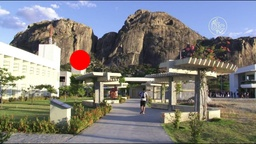
#> input picture lab05/maxresdefault_with_red_ball.jpg, 256 x 144 px, shrunk from 1280 x 720 before the run
$ python atividade_05_2.py   (older library calls are emulated)
#> lines starting #> are read from the running program, lines starting #| are printed output that depends on the picture; after the words box and inside, x2 and y2 are one past the last pixel; in counts of white or black regions, pixels touching at a corner belong together
#> further down, imagem is the input picture: shape (144, 256, 3); mean B, G, R 124.7, 127, 128.3
import cv2
import numpy as np
import matplotlib.pyplot as plt

# Função para calcular a energia da imagem usando gradientes do OpenCV
def calcular_energia(img, mascara):
    imagem_cinza = cv2.cvtColor(img, cv2.COLOR_BGR2GRAY)
    grad_x = cv2.Sobel(imagem_cinza, cv2.CV_64F, 1, 0, ksize=3)
    grad_y = cv2.Sobel(imagem_cinza, cv2.CV_64F, 0, 1, ksize=3)
    energia = np.sqrt(grad_x**2 + grad_y**2)
    energia[mascara == 255] -= 1000
    return energia

# Função para criar uma máscara para o objeto a ser removido
def criar_mascara(img, cor_baixa, cor_alta):
    img_hsv = cv2.cvtColor(img, cv2.COLOR_BGR2HSV)
#> img_hsv: shape (144, 256, 3); mean H, S, V 60.6, 67.7, 146.2
    mascara = cv2.inRange(img_hsv, cor_baixa, cor_alta)
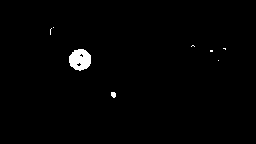
#> mascara: shape (144, 256); 1.1% white; 8 white regions (6 under 20 px), largest, box (x1, y1, x2, y2) and area: (69, 49, 91, 71) 364, (111, 92, 116, 98) 25
    return mascara

# Função para encontrar a costura com menor energia
def encontrar_costura(energia):
    linhas, colunas = energia.shape
    M = energia.copy()
    caminho = np.zeros_like(M, dtype=int)

    for i in range(1, linhas):
        for j in range(colunas):
            if j == 0:
                idx = np.argmin(M[i-1, j:j+2])
                caminho[i, j] = idx + j
                min_energia = M[i-1, idx + j]
            elif j == colunas - 1:
                idx = np.argmin(M[i-1, j-1:j+1])
                caminho[i, j] = idx + j - 1
                min_energia = M[i-1, idx + j - 1]
            else:
                idx = np.argmin(M[i-1, j-1:j+2])
                caminho[i, j] = idx + j - 1
                min_energia = M[i-1, idx + j - 1]
            M[i, j] += min_energia

    return M, caminho

# Função para remover a costura da imagem e da máscara
def remover_costura(img, caminho, mascara=None):
    linhas, colunas, _ = img.shape
    saida = np.zeros((linhas, colunas - 1, 3), dtype=img.dtype)
    nova_mascara = np.zeros((linhas, colunas - 1), dtype=mascara.dtype) if mascara is not None else None
    j = np.argmin(caminho[-1])

    for i in reversed(range(linhas)):
        saida[i, :, 0] = np.delete(img[i, :, 0], [j])
        saida[i, :, 1] = np.delete(img[i, :, 1], [j])
        saida[i, :, 2] = np.delete(img[i, :, 2], [j])
        if mascara is not None:
            nova_mascara[i, :] = np.delete(mascara[i, :], [j])
        j = caminho[i, j]

    return saida, nova_mascara

# Função principal que aplica o seam carving
def aplicar_seam_carving(img, mascara, num_costuras):
#> called with num_costuras = 100
    for _ in range(num_costuras):
        energia = calcular_energia(img, mascara)
        M, caminho = encontrar_costura(energia)
        img, mascara = remover_costura(img, caminho, mascara)
#> this loop made 100 passes
#> pass 1, in calcular_energia, `grad_y = cv2.Sobel(imagem_cinza, cv2.CV_64F, 0, 1, ksize=3)`:
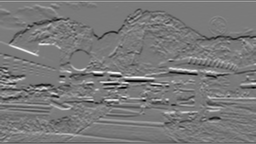
#> grad_y: shape (144, 256) float64; min -832, max 910, mean -2.4; drawn with min black and max white
#> pass 1, in calcular_energia, `energia = np.sqrt(grad_x**2 + grad_y**2)`:
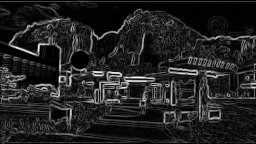
#> energia: shape (144, 256) float64; min 0, max 910.1, mean 124.7; drawn with min black and max white
#> after the loop:
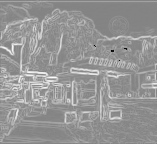
#> energia: shape (144, 157) float64; min -967.4, max 910.1, mean 140.8; drawn with min black and max white
#> after the loop:
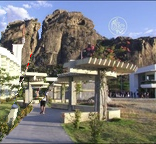
#> img: shape (144, 156, 3); mean of channels 0, 1, 2 120.9, 123.2, 123.8; drawn as B, G, R
#> after the loop:
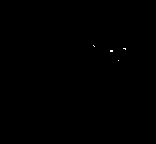
#> mascara: shape (144, 156); 0.06% white in thin lines or dots, all inside (x1, y1, x2, y2) = (93, 45, 126, 61)
    return img


# Caminho para a imagem de entrada fornecida pelo usuário
caminho_imagem = 'maxresdefault_with_red_ball.jpg'
imagem = cv2.imread(caminho_imagem)
cor_baixa = np.array([0, 100, 100])
cor_alta = np.array([10, 255, 255])
mascara_objeto = criar_mascara(imagem, cor_baixa, cor_alta)

plt.imshow(mascara_objeto, cmap='gray')
plt.title('Máscara para Remoção')
plt.axis('off')
plt.show()


imagem_resultante = aplicar_seam_carving(imagem, mascara_objeto, 100)

plt.figure(figsize=(10, 5))
plt.subplot(121)
plt.imshow(cv2.cvtColor(imagem, cv2.COLOR_BGR2RGB))
plt.title('Imagem Original')
plt.axis('off')

plt.subplot(122)
plt.imshow(cv2.cvtColor(imagem_resultante, cv2.COLOR_BGR2RGB))
plt.title('Imagem Sem Objeto')
plt.axis('off')

plt.show()
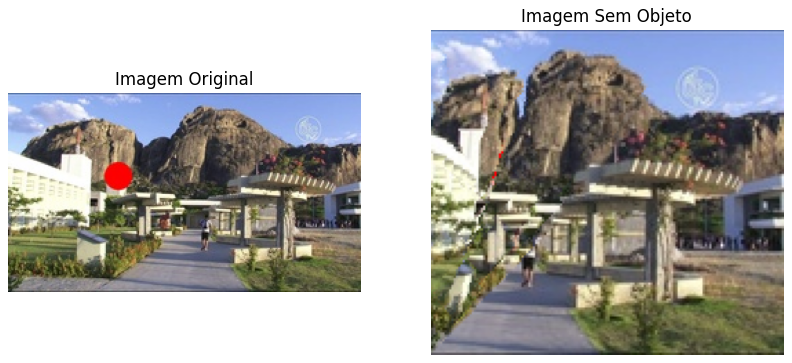
#> figure drawn by matplotlib, 2 panels
